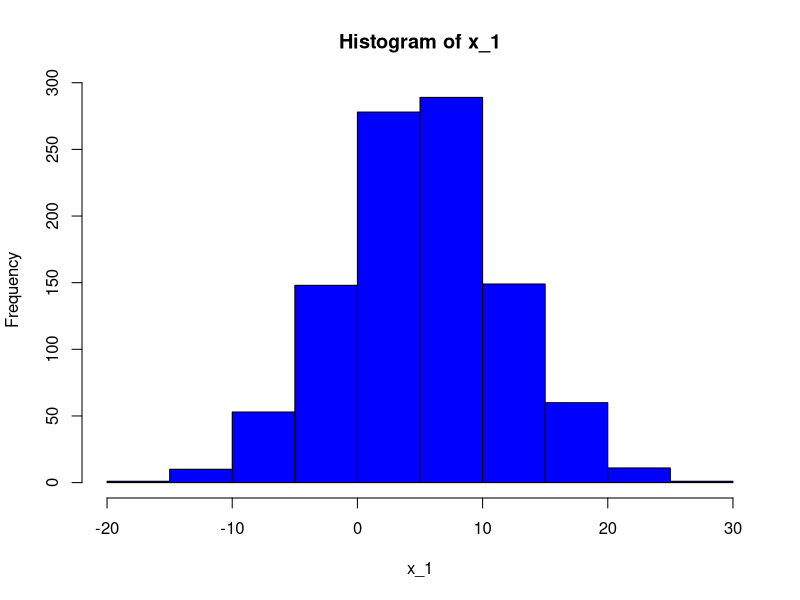
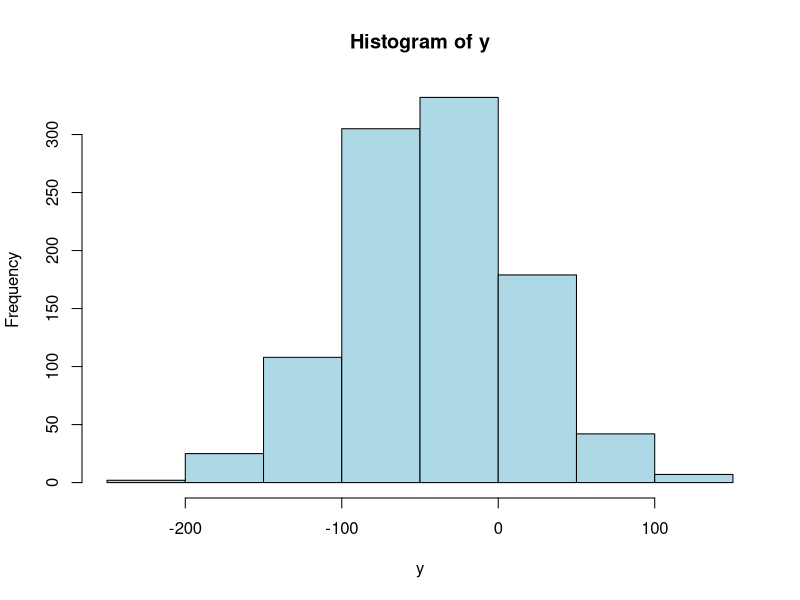
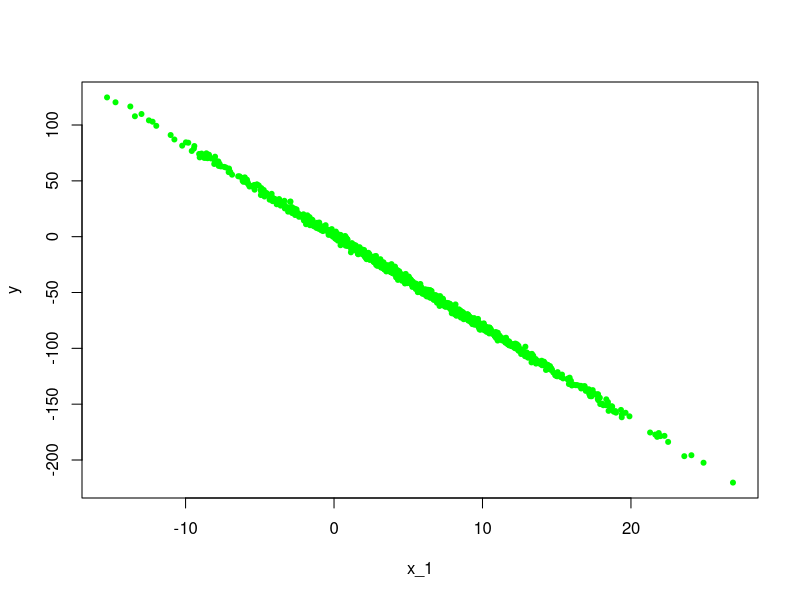
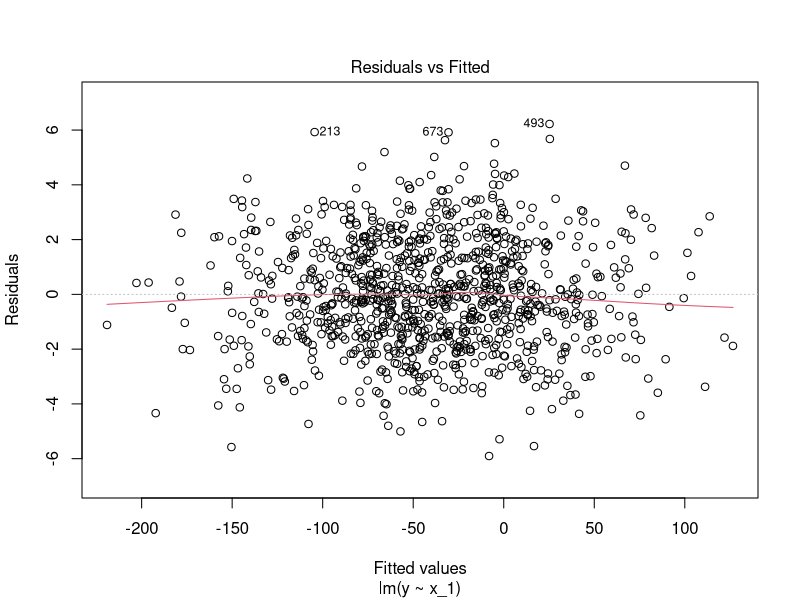
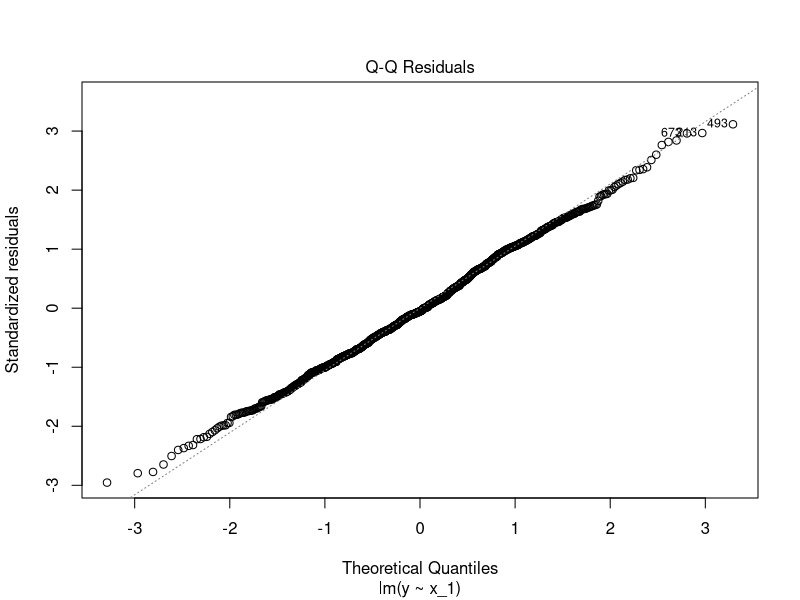
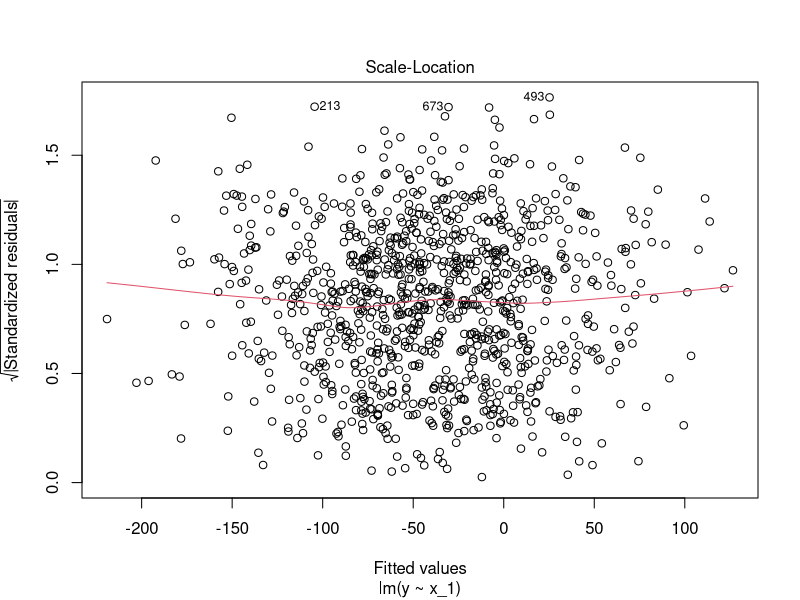
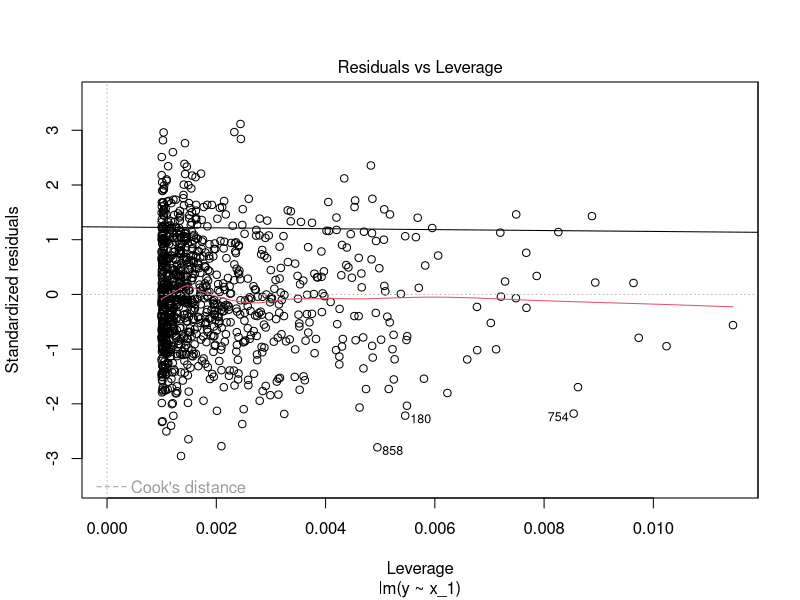
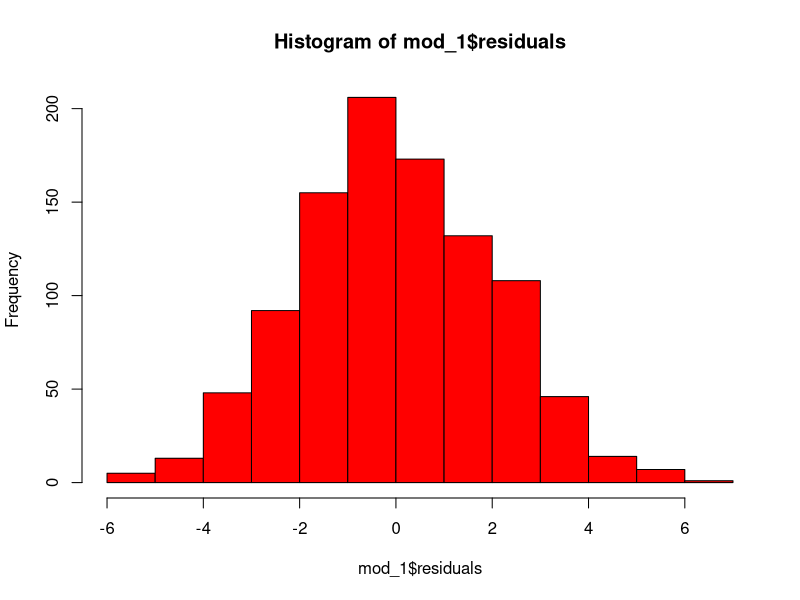

Reproduce these figures in R, in order.

#********************************************************************
#*********************  INTRODUCTION ********************************

# This sample code displays the main steps and pre-requisites needed 
# to perform a simple linear regression model. Mores example and detailed 
# techniques can be found in the book
# "Doing Data Science" from Cathy O'neil.  

#********************************************************************
#********************************************************************


# recap tips for evaluation metrics
# 1- b value (positive or negative effect on the target variable)
# 2- p-value (probability of b being null)
# 3 -R squarred
# 4- cross validation (divide data between train and test (respectively 80% vs 20%), fit the model on both
# and compare MSE -do it over and over on different sample sizes)
# 5-Check if residuals follow a normal distribution

#*************************
# simulating fake datasets
#*************************

x_1 = rnorm(1000,5,7)
hist(x_1, col = "blue")
true_error = rnorm(1000,0,2)
true_beta0=1.1
true_beta1=-8.2


#*****************
# write the model
#*****************

y = true_beta0 + true_beta1*x_1 + true_error

# plot(y)

hist(y, col = "lightblue")

# plot(x_1, y)

plot(x_1, y, pch=20, col="green")

# x_1 has a negative effect on y (y decreases as X_1 increases)

#****************************************
# fit a first model depending only on x_1 
#****************************************

  mod_1=lm(y~x_1)
  plot(mod_1)
  abline(lm(y~x_1))
  summary(mod_1)
  
  #check if residuals follow a normal distribution
  hist(mod_1$residuals, col = "red")
  
  
  # Pick a x_2 variable with a gamma distribution
  x_2 = rgamma(1000, shape = 20, rate = 15)
  hist(x_2, col = "green")

#******************************************
# fit a second model including X_2 and x_1
#******************************************

  
  mod_2=lm(y~x_1+x_2)
  summary(mod_2)
  
  #check if residuals follow a normal distribution
  hist(mod_2$residuals, col="black")
  
  # the residuals of mod_2 also follow a normal distribution : proof of validity of the model

#******************************************
# fit a third model depending only on x_2
#******************************************
  
mod_3=lm(y~x_2)
abline(lm(y~x_2))
hist(mod_3$residuals, col="green")

# the residuals of mod_3 follow also a normal distribution
# display pair plots to have a global view of the interaction of variables 

library(psych)

#**********************************************
#Create the data
#**********************************************


data=data.frame(cbind(x_1,x_2,y,true_error))
dim(data)
head(data)

#check overall correlations between variables
library(psych)
pairs.panels(data[1:3])

# Only X_1 seems to have a real effect on y : there is a strong negative relationship


#***************************************************************************
# Cross validation strategy : Divide data between a training and a test set
#***************************************************************************

  #Set training set to 70% of the sample size
  smp_size=floor(0.70*nrow(data))
  
  #set the seed to make the partition reproducible
  set.seed(123)
  train_rows=sample(seq_len(nrow(data)), size = smp_size)

  trainset<-data[train_rows,]
  testset<-data[-train_rows,]
                                 
  #implement a function to calculate Mean absolute error (this can be useful when we have 
  #to predict future data based on actual dataset)
  MAE <-function(actual, predicted){
    
    means(abs(actual-predicted))

      }

  #**********************************************
  # Fit the model on the training set
  #**********************************************
  mod_train <- lm(y~x_1, data = trainset)
  summary(mod_train)  
  
  
  #**********************************************
  # Fit the model on the test set
  #**********************************************
  mod_test <- lm(y~x_1, data = testset)
  summary(mod_test)  
  
  
  
  #***************************************************************
  # Check if residuals of both models follow a normal distribution
  #***************************************************************
  
  hist(mod_train$residuals, col = "green")
  hist(mod_test$residuals, col = "blue")
  
  
  #**********************************************
  # compare MSE on both models
  #**********************************************
  
  MSE_mod_train = mean(mod_train$residuals^2)
  MSE_mod_test = mean(mod_test$residuals^2)
  
  #The mean square error of test and training sets are fairly similar.
  #The residuals follow a normal distribution
  #The conditions of a valid model are met
  #Next : check if error terms (residuals) have constant variance accross values of x
  
  
  #**********************************************
  # Creation of Z variable to include in the model
  #**********************************************
  z<-x_1^2
  data<-data.frame(cbind(data, z))
  
  #fit the new model including z and x_1
  mod_4<- lm(y~x_1+z, data = data)
  summary(mod_4)  
  pairs.panels(data[, c(1,2,3,5)])

  
  #*********************************************************************************
  # vary the sample size for model 4 and compare MSE ont test and training dataset
  #*********************************************************************************
  
  x_1 = rnorm(2000,10,20)
  x_2 = rgamma(2000, shape = 50, rate = 25)
  true_error = rnorm(2000,0,2)
  z =x_1^2
  true_beta0=1.1
  true_beta1=-8.2
  true_beta2=-15.2
  true_beta3=-30.5
  
  # Write the new model
  y = true_beta0 + true_beta1*x_1 + true_beta2*x_2 + true_error
  hist(y, col = "blue")
  
  #Check the correlation between variables
  library(psych)
  data_bis=data.frame(x_1, x_2, y, z)
  pairs.panels(data_bis)
  
  # Fit the model using all variables
  mod_5 = lm(y~x_1+x_2+z)
  summary(mod_5)
  
  # Check if residuals (errors) follow a normal distribution
  hist(mod_5$residuals, col = "lightblue")  
  
  # Split the data between train and test sets
  
  #training set will be 70% of the sample size
  smp_size_2=floor(0.70*nrow(data_bis))
  
  #set the seed to make the partition reproducible
  train_rows_2=sample(seq_len(nrow(data_bis)), size = smp_size_2)
  
  trainset_2<-data_bis[train_rows_2,]
  testset_2<-data_bis[-train_rows_2,]
  
  # Fit train and test set
  mod_train_2 = lm(y~x_1+x_2, data = trainset_2)
  mod_test_2 = lm(y~x_1+x_2, data = testset_2)
  
  #Check error terms for 2 samples (normality or not)
  hist(mod_train_2$residuals, col = "green")
  hist(mod_test_2$residuals, col = "blue")
  
  # Compare MSE of training and test set
  MSE_mod_train_2 = mean(mod_train_2$residuals^2)
  MSE_mod_test_2 = mean(mod_test_2$residuals^2)
  
  # MSE of both samples is fairly the same
  # Nullity probability of beta 0 parameter is inferorior to 5 % (pvalue)
  # R-squared value is very high (the percentage of variance explained by the model)
  # The cross validation method shows that MSE of training and test sets is fairly the same 
  # The error terms of both samples are normally distributed with mean = o
  
    



  
  
